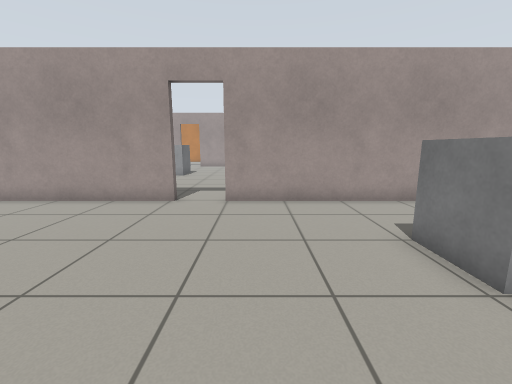
View 1 (above)

24 first-person views from a walk through a Gazebo world. The camera is 0.94 m above the floor, tilts 10° down and sees 90° across. The floor is counted in squares, 0.5 m on a side. Each view is taken from the middle of a square. On the plan, view 1 faces up. The plan holds only what a view shows up to about 15 squares ahead; the rest is blank. The place goes on beyond the plan.

View 2
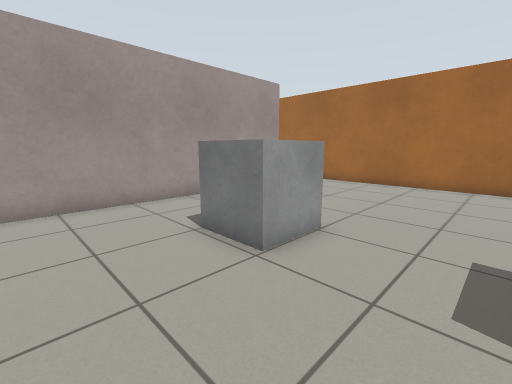

View 3
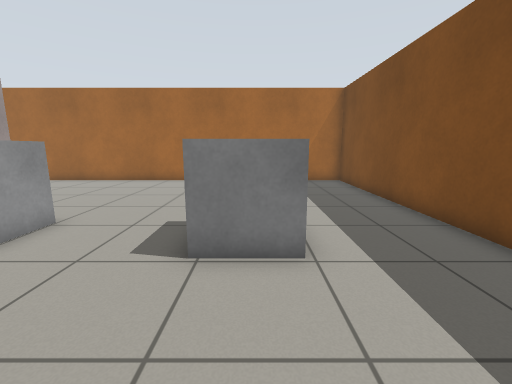

View 4
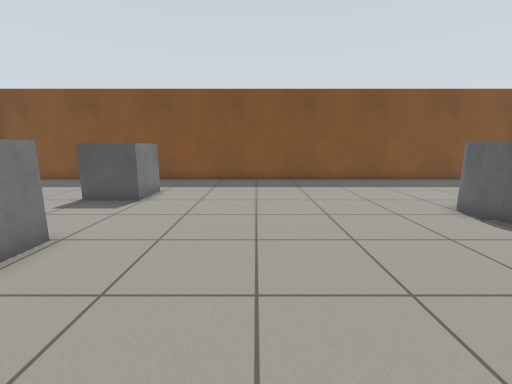

View 5
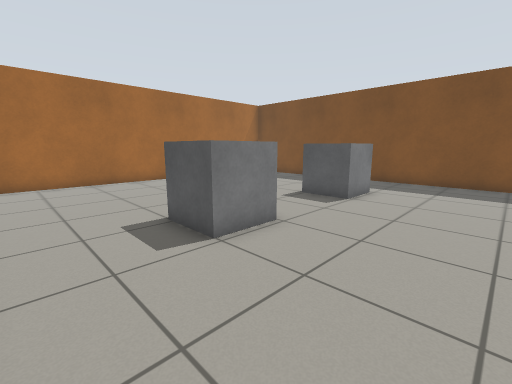

View 6
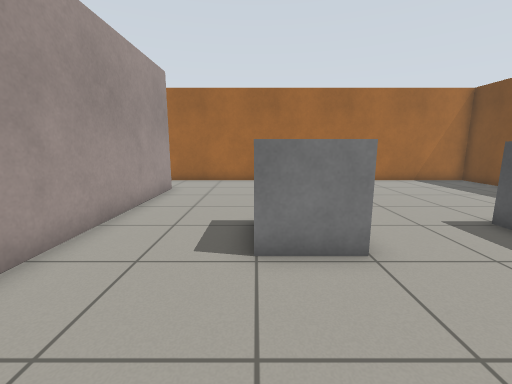

View 7
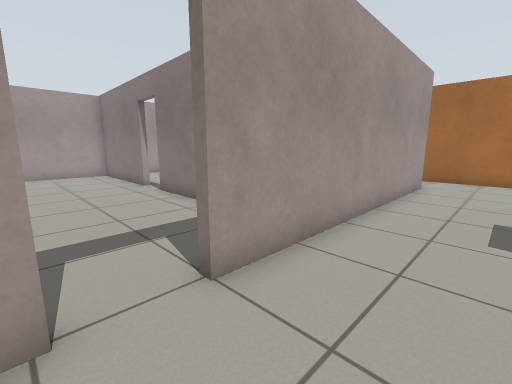

View 8
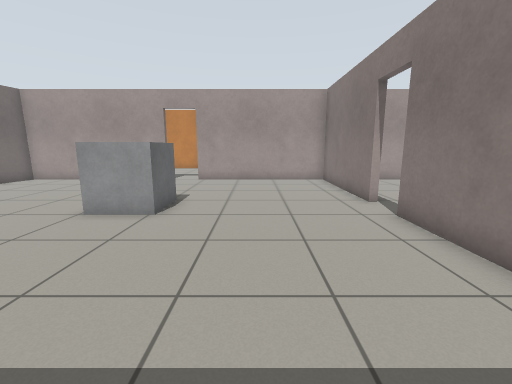

View 9
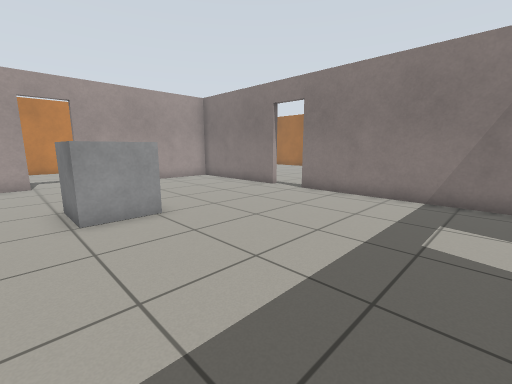

View 10
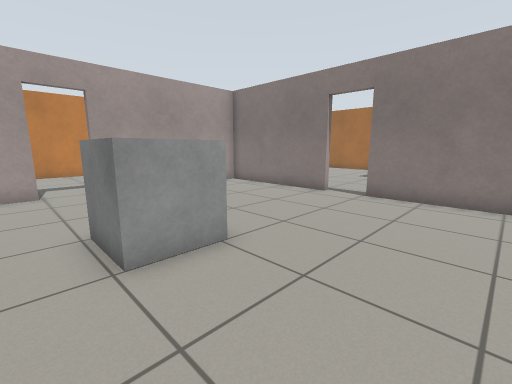

View 11
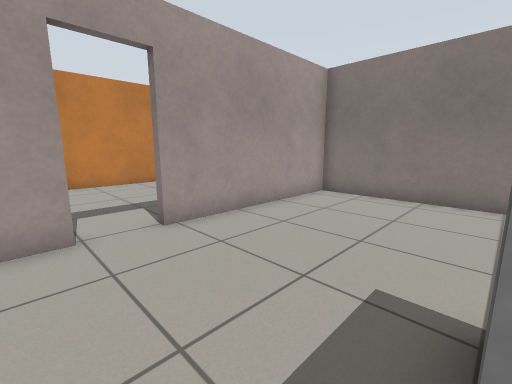

View 12
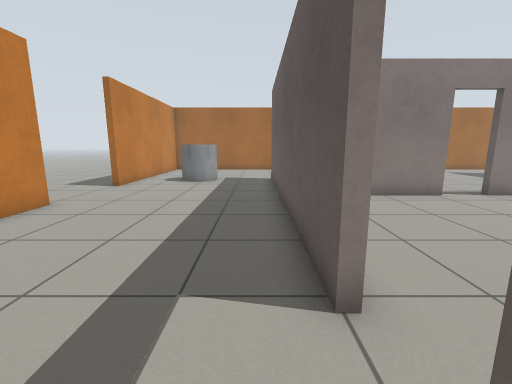

View 13
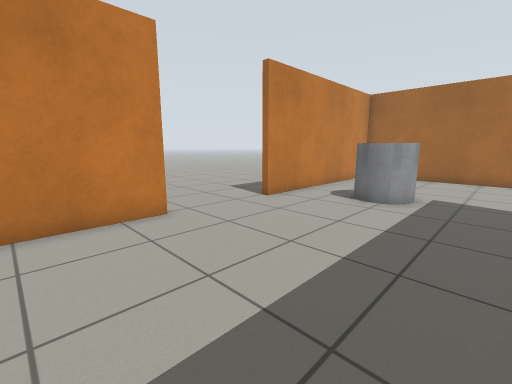

View 14
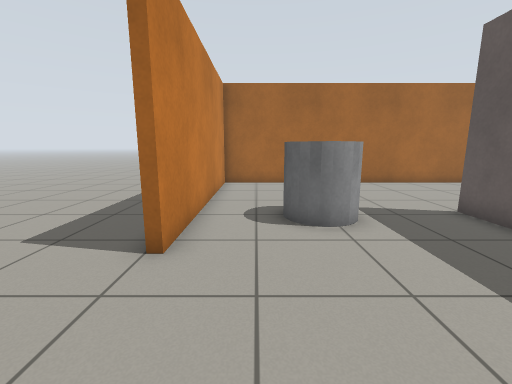

View 15
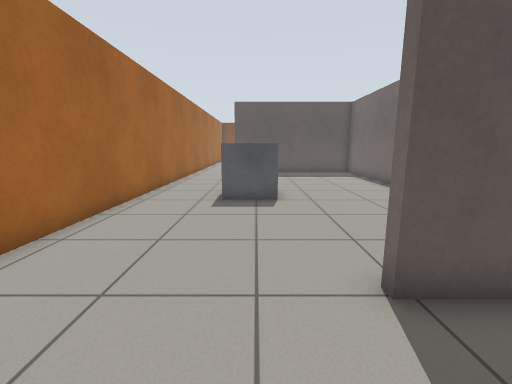

View 16
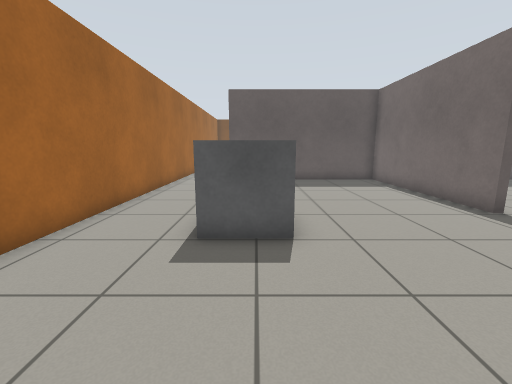

View 17
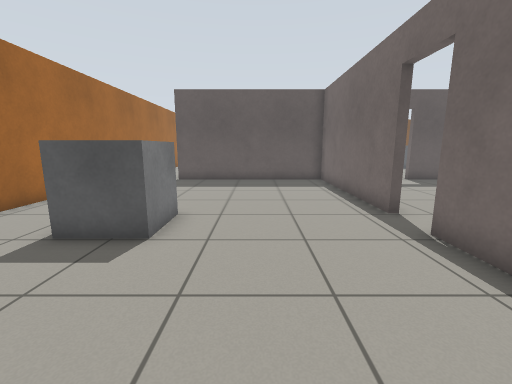

View 18
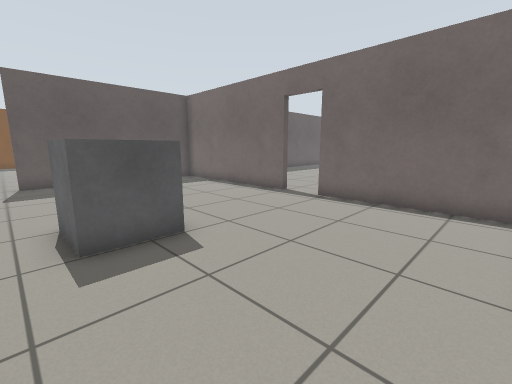

View 19
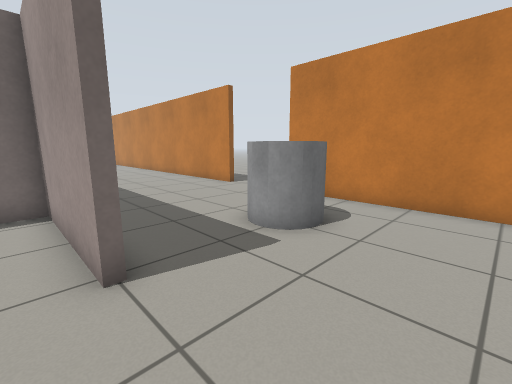

View 20
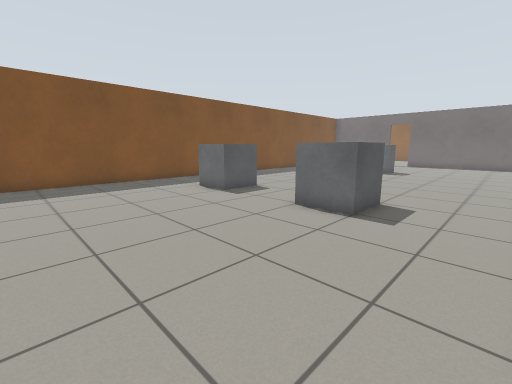

View 21
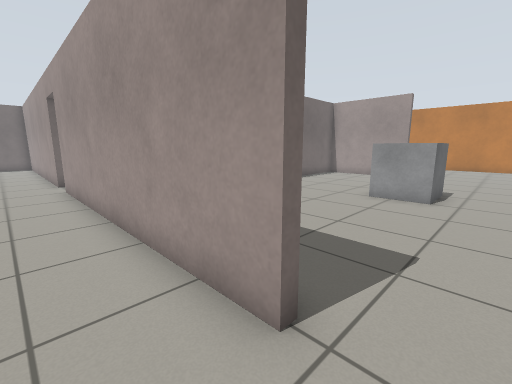

View 22
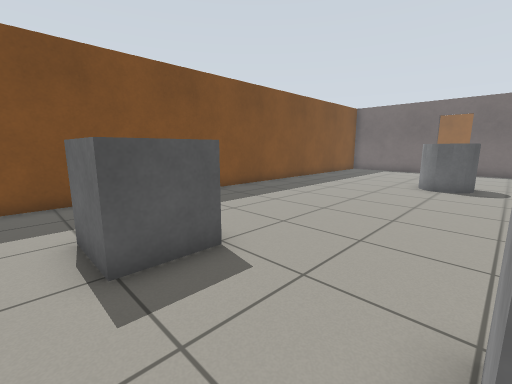

View 23
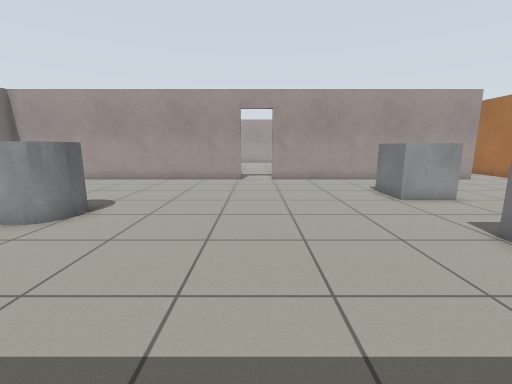

View 24
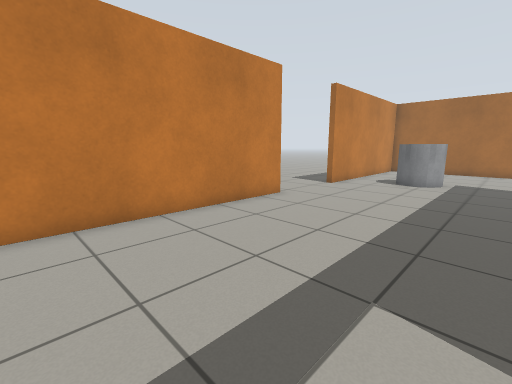

### Floor plan
Points are (right, up) in squares from view 1. A wall is a line through its corners. A room is listed if a view was taken in it or the views show most of it. See-through windows are left out.
Room 1 (views 1, 2, 3, 4, 5, 6, 7, 20, 21, 22, 23)
walls: (-2.9, 8.8) (-8.5, 8.8); (10.5, 8.8) (-1.1, 8.8); (-8.5, -6.8) (13.5, -6.8) (13.5, 8.4)
ways out: open door at (-1.5, 9) to room 2; opening at (12, 9) to room 3
objects: grey cylinder (-8, 0) to (-7, 2); grey box (3, -3) to (5, -1); grey box (3, 3) to (5, 5)
Room 2 (views 8, 9, 10, 11)
walls: (1.9, 18.6) (1.9, 24.8) (-5.4, 24.8); (-6, 9.1) (-2.9, 9.1); (-7.1, 24.8) (-8.5, 24.8); (1.9, 9.9) (1.9, 17)
ways out: open door at (-1.5, 9) to room 1; open door at (-6.5, 25) to room 3; open door at (2, 17.5) to room 3
objects: grey box (-7, 17) to (-5, 19)
Room 3 (views 12, 13, 14, 15, 16, 17, 18, 19, 24)
walls: (7.4, 24.8) (2.2, 24.8) (2.2, 18.6); (2.2, 17) (2.2, 9.1) (10.5, 9.1) (10.5, 8.8); (-5.4, 25.1) (7.4, 25.1); (0.3, 32.8) (-8.2, 32.8); (13.5, 8.4) (13.5, 32.8) (4.3, 32.8)
ways out: opening at (12, 9) to room 1; open door at (-6.5, 25) to room 2; open door at (2, 17.5) to room 2; opening at (2.5, 33)
objects: grey cylinder (6, 28) to (8, 30); grey box (8, 17) to (10, 19)

Positions as (right, up) in squares from view 1, and headings:
1: (0, 0), facing up
2: (0, 0), facing up-right
3: (-1, -2), facing right
4: (-1, 8), facing down
5: (-1, 8), facing down-right
6: (-1, 5), facing right
7: (-3, 6), facing up-right
8: (-2, 10), facing up
9: (-8, 10), facing up-right
10: (-8, 13), facing up-right
11: (-8, 19), facing up-right
12: (-8, 26), facing right
13: (-3, 26), facing up-right
14: (0, 31), facing right
15: (9, 28), facing down
16: (9, 24), facing down
17: (6, 24), facing down
18: (11, 24), facing down-left
19: (11, 24), facing up-left
20: (12, 8), facing down-left
21: (12, 7), facing up-left
22: (6, 3), facing down-left
23: (-2, -6), facing up
24: (-8, 26), facing up-right
